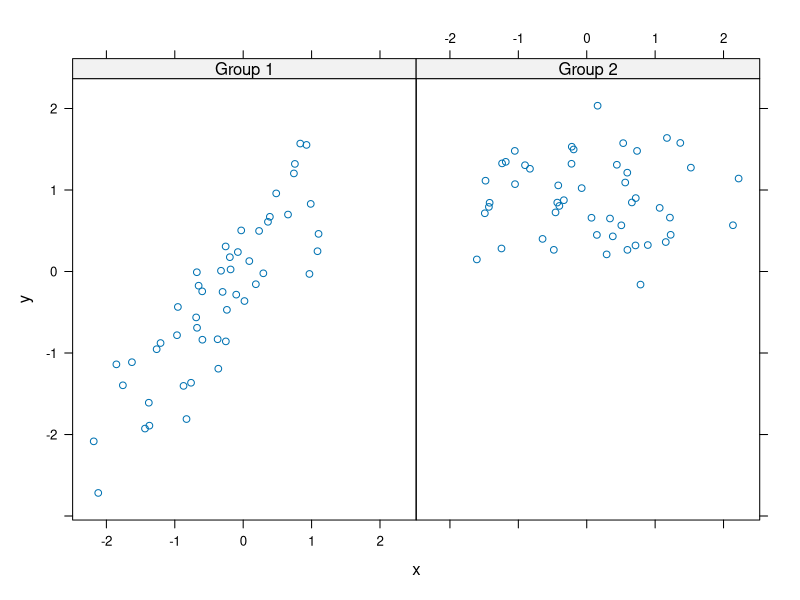
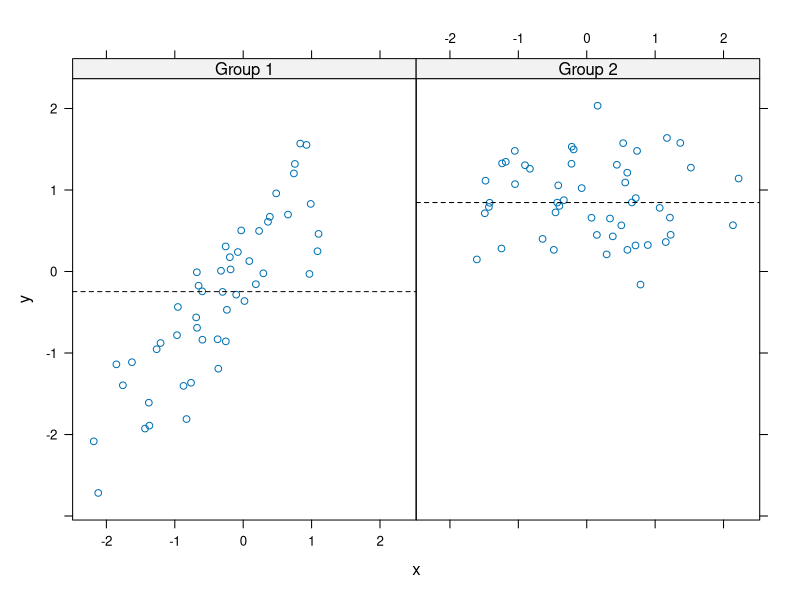

Generate these figures, in order, with R:
## ---- chunk 1
knitr::opts_chunk$set(echo = TRUE)
## ---- chunk 2
library(lattice)
set.seed(10)
x <- rnorm(100)
f <- rep(0:1, each = 50)
y <- x + f - f * x + rnorm(100, sd = 0.5)
f <- factor(f, labels = c("Group 1", "Group 2"))
xyplot(y~x|f, layout = c(2,1))
## ---- chunk 3
xyplot(y~x|f, panel = function(x, y, ...) {
        panel.xyplot(x,y,...)
        panel.abline(h = median(y), lty = 2)
})

